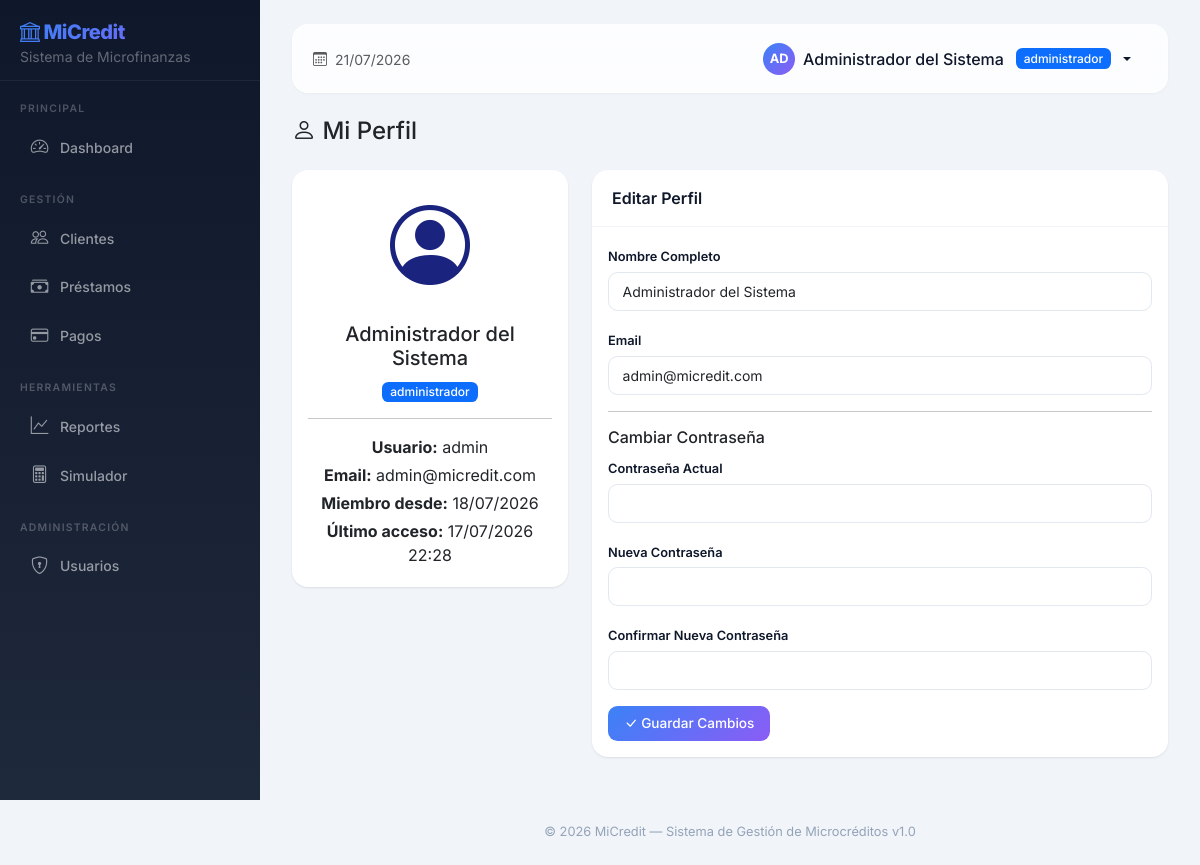
Screenshot of /perfil/ (signed in) with the database file from the repository.
### app/models.py (models this page shows, shortened)
class Usuario(UserMixin, db.Model):
    __tablename__ = 'usuarios'
    id = db.Column(db.Integer, primary_key=True, autoincrement=True)
    nombre_completo = db.Column(db.String(150), nullable=False)
    email = db.Column(db.String(100), unique=True, nullable=False)
    username = db.Column(db.String(50), unique=True, nullable=False)
    password_hash = db.Column(db.String(255), nullable=False)
    rol_id = db.Column(db.Integer, db.ForeignKey('roles.id'), nullable=False)
    activo = db.Column(db.Boolean, default=True)
    ultimo_acceso = db.Column(db.DateTime)
    fecha_creacion = db.Column(db.DateTime, default=datetime.utcnow)
    fecha_actualizacion = db.Column(db.DateTime, default=datetime.utcnow)
    def has_role(self, role_name):
        return self.rol and self.rol.nombre == role_name

class Rol(db.Model):
    __tablename__ = 'roles'
    id = db.Column(db.Integer, primary_key=True, autoincrement=True)
    nombre = db.Column(db.String(50), unique=True, nullable=False)
    descripcion = db.Column(db.String(255))
    fecha_creacion = db.Column(db.DateTime, default=datetime.utcnow)
    usuarios = db.relationship('Usuario', backref='rol', lazy=True)

### app/routes/perfil.py (the view, shortened to what this page needs)
@perfil_bp.route('/', methods=['GET', 'POST'])
@login_required
def index():
    return render_template('perfil/perfil.html')

### app/templates/perfil/perfil.html (shortened to what this page needs)
{% extends "base.html" %}
{% block content %}
<div class="d-flex justify-content-between align-items-center mb-4">
    <h4 class="mb-0"><i class="bi bi-person"></i> Mi Perfil</h4>
</div>
<div class="row">
    <div class="col-md-4">
        <div class="card">
            <div class="card-body text-center">
                <i class="bi bi-person-circle" style="font-size: 5rem; color: #1a237e;"></i>
                <h5 class="mt-3">{{ current_user.nombre_completo }}</h5>
                <span class="badge bg-primary">{{ current_user.rol.nombre }}</span>
                <hr>
                <p class="mb-1"><strong>Usuario:</strong> {{ current_user.username }}</p>
                <p class="mb-1"><strong>Email:</strong> {{ current_user.email }}</p>
                <p class="mb-1"><strong>Miembro desde:</strong> {{ current_user.fecha_creacion.strftime('%d/%m/%Y') }}</p>
                {% if current_user.ultimo_acceso %}
                <p class="mb-1"><strong>Último acceso:</strong> {{ current_user.ultimo_acceso.strftime('%d/%m/%Y %H:%M') }}</p>
                {% endif %}
            </div>
        </div>
    </div>
    <div class="col-md-8">
        <div class="card">
            <div class="card-header">Editar Perfil</div>
            <div class="card-body">
                <form method="POST">
                    <div class="mb-3">
                        <label class="form-label">Nombre Completo</label>
                        <input type="text" name="nombre_completo" class="form-control" value="{{ current_user.nombre_completo }}" required>
                    </div>
                    <div class="mb-3">
                        <label class="form-label">Email</label>
                        <input type="email" name="email" class="form-control" value="{{ current_user.email }}" required>
                    </div>
                    <hr>
                    <h6>Cambiar Contraseña</h6>
                    <div class="mb-3">
                        <label class="form-label">Contraseña Actual</label>
                        <input type="password" name="password_actual" class="form-control">
                    </div>
                    <div class="mb-3">
                        <label class="form-label">Nueva Contraseña</label>
                        <input type="password" name="password_nuevo" class="form-control">
                    </div>
                    <div class="mb-3">
                        <label class="form-label">Confirmar Nueva Contraseña</label>
                        <input type="password" name="password_confirmar" class="form-control">
                    </div>
                    <button type="submit" class="btn btn-primary"><i class="bi bi-check-lg"></i> Guardar Cambios</button>
                </form>
            </div>
        </div>
    </div>
</div>
{% endblock %}

### app/templates/base.html (shortened to what this page needs)
<!DOCTYPE html>
<html lang="es">
<head>
    <link href="https://cdn.jsdelivr.net/npm/bootstrap@5.3.3/dist/css/bootstrap.min.css" rel="stylesheet">
    <link rel="stylesheet" href="https://cdn.jsdelivr.net/npm/bootstrap-icons@1.11.3/font/bootstrap-icons.min.css">
</head>
<body>
    {% if current_user.is_authenticated %}
    {% set es_admin = current_user.has_role('administrador') %}
    {% set es_gerente = current_user.has_role('gerente') %}
    {% set es_asesor = current_user.has_role('asesor') %}
    {% set es_cajero = current_user.has_role('cajero') %}
    <div class="sidebar">
        <div class="brand">
            <a href="{{ url_for('main.dashboard') }}" class="text-decoration-none">
                <h5 class="mb-0"><i class="bi bi-bank me-1"></i>MiCredit</h5>
                <small>Sistema de Microfinanzas</small>
            </a>
        </div>
        <div class="nav-section">Principal</div>
        <ul class="nav flex-column">
            <li>
                <a class="nav-link {% if request.endpoint == 'main.dashboard' %}active{% endif %}" href="{{ url_for('main.dashboard') }}">
                    <i class="bi bi-speedometer2"></i> Dashboard
                </a>
            </li>
        </ul>
        <div class="nav-section">Gestión</div>
        <ul class="nav flex-column">
            <li>
                <a class="nav-link {% if request.endpoint and 'clientes' in request.endpoint %}active{% endif %}" href="{{ url_for('clientes.listar') }}">
                    <i class="bi bi-people"></i> Clientes
                </a>
            </li>
            <li>
                <a class="nav-link {% if request.endpoint and 'prestamos' in request.endpoint %}active{% endif %}" href="{{ url_for('prestamos.listar') }}">
                    <i class="bi bi-cash-stack"></i> Préstamos
                </a>
            </li>
            {% if es_admin or es_cajero %}
            <li>
                <a class="nav-link {% if request.endpoint and 'pagos' in request.endpoint %}active{% endif %}" href="{{ url_for('pagos.listar') }}">
                    <i class="bi bi-credit-card"></i> Pagos
                </a>
            </li>
            {% endif %}
        </ul>
        <div class="nav-section">Herramientas</div>
        <ul class="nav flex-column">
            {% if es_admin or es_gerente %}
            <li>
                <a class="nav-link {% if request.endpoint and 'reportes' in request.endpoint %}active{% endif %}" href="{{ url_for('reportes.index') }}">
                    <i class="bi bi-graph-up"></i> Reportes
                </a>
            </li>
            {% endif %}
            <li>
                <a class="nav-link" href="{{ url_for('prestamos.proyectar') }}">
                    <i class="bi bi-calculator"></i> Simulador
                </a>
            </li>
        </ul>
        {% if es_admin %}
        <div class="nav-section">Administración</div>
        <ul class="nav flex-column">
            <li>
                <a class="nav-link {% if request.endpoint and 'usuarios' in request.endpoint %}active{% endif %}" href="{{ url_for('usuarios.listar') }}">
                    <i class="bi bi-shield-lock"></i> Usuarios
                </a>
            </li>
        </ul>
        {% endif %}
    </div>
    <div class="content">
        <nav class="navbar-top d-flex justify-content-between align-items-center">
            <div>
                <span class="text-muted small"><i class="bi bi-calendar3 me-1"></i> {{ now().strftime('%d/%m/%Y') }}</span>
            </div>
            <ul class="nav align-items-center">
                <li class="nav-item dropdown">
                    <a class="nav-link dropdown-toggle d-flex align-items-center gap-2" href="#" data-bs-toggle="dropdown" style="color: var(--primary-dark); font-weight: 500;">
                        <span class="d-inline-flex align-items-center justify-content-center rounded-circle" style="width: 32px; height: 32px; background: var(--accent-gradient); color: #fff; font-size: .8rem; font-weight: 700;">
                            {{ current_user.nombre_completo[:2] | upper }}
                        </span>
                        <span class="d-none d-md-inline">{{ current_user.nombre_completo }}</span>
                        <span class="badge bg-primary ms-1">{{ current_user.rol.nombre }}</span>
                    </a>
                </li>
            </ul>
        </nav>
        {% block content %}{% endblock %}
        <footer class="text-center">
            &copy; {{ now().strftime('%Y') }} MiCredit — Sistema de Gestión de Microcréditos v1.0
        </footer>
    </div>
    {% else %}
    {% block full_content %}{% endblock %}
    {% endif %}
</body>
</html>

### app/templates/base.html (style rules this page uses)
:root { --sidebar-width: 260px; --primary-dark: #0f172a; --primary-mid: #1e293b; --accent: #3b82f6; --accent-gradient: linear-gradient(135deg, #3b82f6, #8b5cf6); --success: #10b981; --warning: #f59e0b; --danger: #ef4444; }
* { font-family: 'Inter', sans-serif; }
body { background: #f1f5f9; }
.sidebar { min-height: 100vh; width: var(--sidebar-width); background: linear-gradient(180deg, var(--primary-dark) 0%, var(--primary-mid) 100%); position: fixed; top: 0; left: 0; z-index: 100; overflow-y: auto; }
.sidebar .brand { padding: 1.25rem 1.25rem .75rem; border-bottom: 1px solid rgba(255,255,255,.06); }
.sidebar .brand h5 { font-weight: 800; letter-spacing: -.5px; background: var(--accent-gradient); -webkit-background-clip: text; -webkit-text-fill-color: transparent; background-clip: text; }
.sidebar .brand small { color: rgba(255,255,255,.35); font-weight: 400; }
.sidebar .nav-section { font-size: .65rem; text-transform: uppercase; letter-spacing: .12em; color: rgba(255,255,255,.25); padding: 1.25rem 1.25rem .4rem; font-weight: 600; }
.sidebar .nav-link { color: rgba(255,255,255,.55); padding: .6rem 1.25rem; margin: .1rem .6rem; border-radius: .65rem; transition: all .2s ease; font-size: .875rem; font-weight: 500; display: flex; align-items: center; gap: .65rem; }
.sidebar .nav-link i { font-size: 1.1rem; width: 1.25rem; text-align: center; }
.content { margin-left: var(--sidebar-width); padding: 1.5rem 2rem; min-height: 100vh; }
.navbar-top { background: rgba(255,255,255,.8); backdrop-filter: blur(12px); -webkit-backdrop-filter: blur(12px); border-radius: 1rem; padding: .6rem 1.25rem; margin-bottom: 1.5rem; box-shadow: 0 1px 3px rgba(0,0,0,.04); border: 1px solid rgba(255,255,255,.5); }
.card { border: none; border-radius: 1rem; box-shadow: 0 1px 3px rgba(0,0,0,.04), 0 1px 2px rgba(0,0,0,.06); transition: all .25s ease; background: #fff; }
.card-header { background: transparent; border-bottom: 1px solid #f1f5f9; border-radius: 1rem 1rem 0 0 !important; font-weight: 600; padding: 1rem 1.25rem; color: var(--primary-dark); }
.btn { border-radius: .6rem; font-weight: 500; font-size: .85rem; padding: .45rem 1rem; transition: all .2s ease; }
.btn-primary { background: var(--accent-gradient); border: none; }
.badge { font-weight: 500; padding: .35em .65em; border-radius: .4rem; font-size: .75rem; }
.form-control, .form-select { border-radius: .6rem; border: 1.5px solid #e2e8f0; padding: .5rem .85rem; font-size: .875rem; transition: all .2s ease; }
.form-label { font-weight: 600; font-size: .8rem; color: var(--primary-dark); margin-bottom: .35rem; }
footer { border-top: 1px solid #f1f5f9; padding-top: 1.5rem; margin-top: 2.5rem; color: #94a3b8; font-size: .8rem; }

### rows the page displays
Usuario: nombre_completo "AD", nombre_completo "Administrador del Sistema", username "admin", email "admin@micredit.com", fecha_creacion "18/07/2026", ultimo_acceso "17/07/2026 22:28"
Rol: rol.nombre "administrador"
